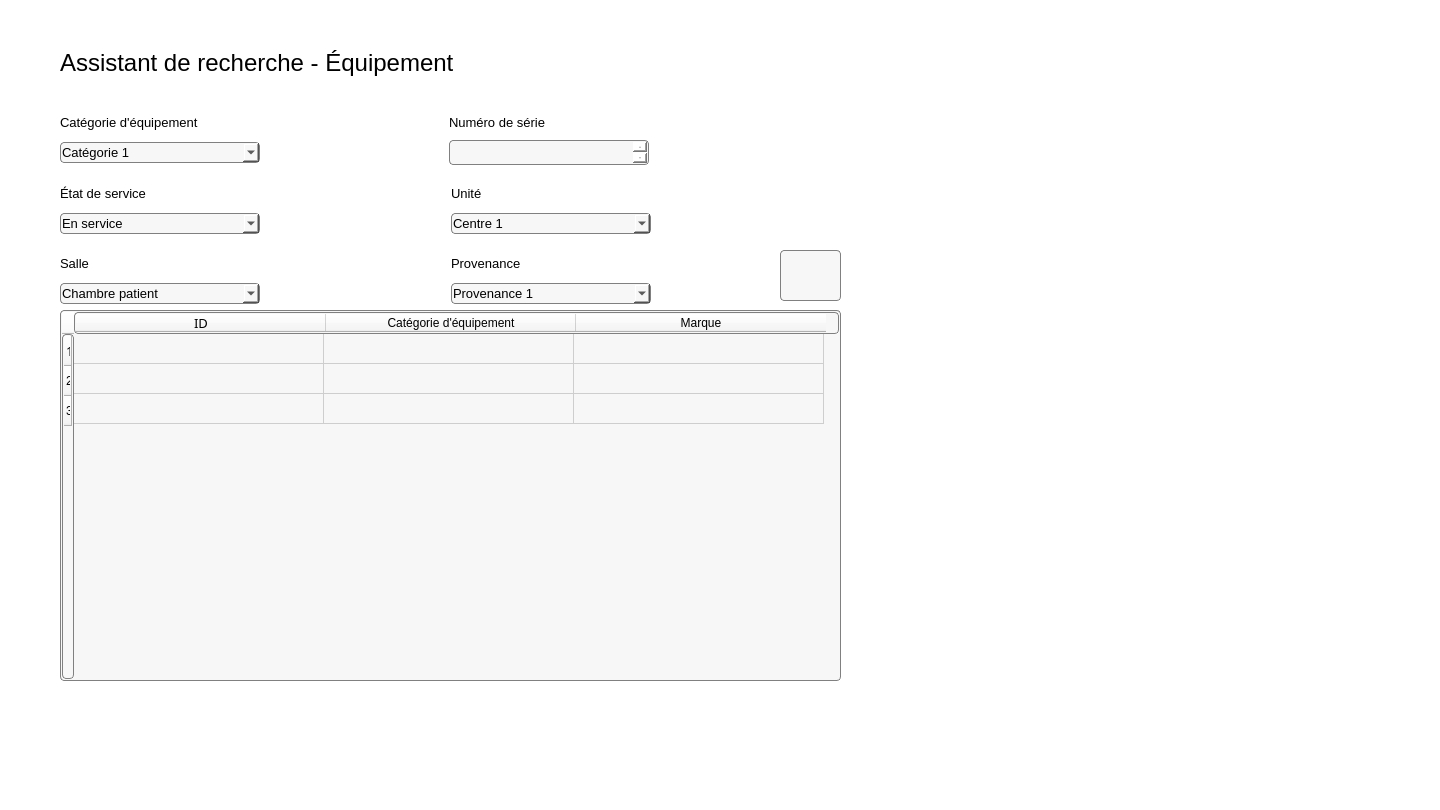
<?xml version="1.0" encoding="UTF-8"?>
<ui version="4.0">
 <class>MainWindow</class>
 <widget class="QMainWindow" name="MainWindow">
  <property name="geometry">
   <rect>
    <x>0</x>
    <y>0</y>
    <width>1440</width>
    <height>810</height>
   </rect>
  </property>
  <property name="minimumSize">
   <size>
    <width>810</width>
    <height>810</height>
   </size>
  </property>
  <property name="windowTitle">
   <string>MainWindow</string>
  </property>
  <property name="styleSheet">
   <string notr="true">background: white;</string>
  </property>
  <property name="iconSize">
   <size>
    <width>100</width>
    <height>100</height>
   </size>
  </property>
  <widget class="QWidget" name="centralwidget">
   <widget class="QWidget" name="gridLayoutWidget">
    <property name="geometry">
     <rect>
      <x>60</x>
      <y>30</y>
      <width>442</width>
      <height>66</height>
     </rect>
    </property>
    <layout class="QGridLayout" name="gridLayout">
     <item row="0" column="0" alignment="Qt::AlignLeft">
      <widget class="QLabel" name="labelTitre">
       <property name="minimumSize">
        <size>
         <width>400</width>
         <height>0</height>
        </size>
       </property>
       <property name="maximumSize">
        <size>
         <width>340</width>
         <height>16777215</height>
        </size>
       </property>
       <property name="font">
        <font>
         <family>MS Shell Dlg 2</family>
         <pointsize>18</pointsize>
        </font>
       </property>
       <property name="text">
        <string>Assistant de recherche - Équipement</string>
       </property>
      </widget>
     </item>
     <item row="0" column="2">
      <widget class="QLabel" name="label">
       <property name="maximumSize">
        <size>
         <width>100</width>
         <height>16777215</height>
        </size>
       </property>
       <property name="text">
        <string/>
       </property>
       <property name="pixmap">
        <pixmap>../Images/magnifier.png</pixmap>
       </property>
      </widget>
     </item>
    </layout>
   </widget>
   <widget class="QWidget" name="gridLayoutWidget_2">
    <property name="geometry">
     <rect>
      <x>60</x>
      <y>110</y>
      <width>771</width>
      <height>55</height>
     </rect>
    </property>
    <layout class="QGridLayout" name="gridLayout_2">
     <item row="1" column="0" alignment="Qt::AlignLeft">
      <widget class="QComboBox" name="comboBoxCategorieEquipement">
       <property name="minimumSize">
        <size>
         <width>200</width>
         <height>0</height>
        </size>
       </property>
       <property name="maximumSize">
        <size>
         <width>200</width>
         <height>16777215</height>
        </size>
       </property>
       <property name="font">
        <font>
         <family>MS Shell Dlg 2</family>
         <pointsize>10</pointsize>
        </font>
       </property>
       <property name="styleSheet">
        <string notr="true">padding: 1px;
border-style: solid;
border: 1px solid gray;
border-radius: 4px;
background:rgb(247, 247, 247)</string>
       </property>
       <item>
        <property name="text">
         <string>Catégorie 1</string>
        </property>
       </item>
       <item>
        <property name="text">
         <string>Catégorie 2</string>
        </property>
       </item>
       <item>
        <property name="text">
         <string>Catégorie 3</string>
        </property>
       </item>
      </widget>
     </item>
     <item row="1" column="1" alignment="Qt::AlignLeft">
      <widget class="QTextEdit" name="textEditNumeroSerie">
       <property name="maximumSize">
        <size>
         <width>200</width>
         <height>25</height>
        </size>
       </property>
       <property name="font">
        <font>
         <family>MS Shell Dlg 2</family>
         <pointsize>10</pointsize>
        </font>
       </property>
       <property name="styleSheet">
        <string notr="true">padding: 1px;
border-style: solid;
border: 1px solid gray;
border-radius: 4px;
background:rgb(247, 247, 247)</string>
       </property>
      </widget>
     </item>
     <item row="0" column="1">
      <widget class="QLabel" name="labelNumeroSerie">
       <property name="maximumSize">
        <size>
         <width>16777215</width>
         <height>40</height>
        </size>
       </property>
       <property name="font">
        <font>
         <family>MS Shell Dlg 2</family>
         <pointsize>10</pointsize>
        </font>
       </property>
       <property name="text">
        <string>Numéro de série</string>
       </property>
      </widget>
     </item>
     <item row="0" column="0">
      <widget class="QLabel" name="labelCategorieEquipement">
       <property name="font">
        <font>
         <family>MS Shell Dlg 2</family>
         <pointsize>10</pointsize>
        </font>
       </property>
       <property name="text">
        <string>Catégorie d'équipement</string>
       </property>
      </widget>
     </item>
    </layout>
   </widget>
   <widget class="QWidget" name="gridLayoutWidget_5">
    <property name="geometry">
     <rect>
      <x>60</x>
      <y>180</y>
      <width>591</width>
      <height>54</height>
     </rect>
    </property>
    <layout class="QGridLayout" name="gridLayout_5">
     <item row="1" column="0" alignment="Qt::AlignLeft">
      <widget class="QComboBox" name="comboBoxEtatService">
       <property name="minimumSize">
        <size>
         <width>200</width>
         <height>0</height>
        </size>
       </property>
       <property name="maximumSize">
        <size>
         <width>200</width>
         <height>16777215</height>
        </size>
       </property>
       <property name="font">
        <font>
         <family>MS Shell Dlg 2</family>
         <pointsize>10</pointsize>
        </font>
       </property>
       <property name="styleSheet">
        <string notr="true">padding: 1px;
border-style: solid;
border: 1px solid gray;
border-radius: 4px;
background:rgb(247, 247, 247)</string>
       </property>
       <item>
        <property name="text">
         <string>En service</string>
        </property>
       </item>
       <item>
        <property name="text">
         <string>En maintenance</string>
        </property>
       </item>
       <item>
        <property name="text">
         <string>Au rebus</string>
        </property>
       </item>
      </widget>
     </item>
     <item row="0" column="1">
      <widget class="QLabel" name="labelCentreService">
       <property name="maximumSize">
        <size>
         <width>16777215</width>
         <height>40</height>
        </size>
       </property>
       <property name="font">
        <font>
         <family>MS Shell Dlg 2</family>
         <pointsize>10</pointsize>
        </font>
       </property>
       <property name="text">
        <string>Unité</string>
       </property>
      </widget>
     </item>
     <item row="0" column="0">
      <widget class="QLabel" name="labelEtatService">
       <property name="font">
        <font>
         <family>MS Shell Dlg 2</family>
         <pointsize>10</pointsize>
        </font>
       </property>
       <property name="text">
        <string>État de service</string>
       </property>
      </widget>
     </item>
     <item row="1" column="1">
      <widget class="QComboBox" name="comboBoxCentreService">
       <property name="maximumSize">
        <size>
         <width>200</width>
         <height>16777215</height>
        </size>
       </property>
       <property name="font">
        <font>
         <family>MS Shell Dlg 2</family>
         <pointsize>10</pointsize>
        </font>
       </property>
       <property name="styleSheet">
        <string notr="true">padding: 1px;
border-style: solid;
border: 1px solid gray;
border-radius: 4px;
background:rgb(247, 247, 247)</string>
       </property>
       <item>
        <property name="text">
         <string>Centre 1</string>
        </property>
       </item>
       <item>
        <property name="text">
         <string>Centre 2</string>
        </property>
       </item>
       <item>
        <property name="text">
         <string>Centre 3</string>
        </property>
       </item>
      </widget>
     </item>
    </layout>
   </widget>
   <widget class="QWidget" name="gridLayoutWidget_6">
    <property name="geometry">
     <rect>
      <x>60</x>
      <y>250</y>
      <width>591</width>
      <height>54</height>
     </rect>
    </property>
    <layout class="QGridLayout" name="gridLayout_6">
     <item row="0" column="0">
      <widget class="QLabel" name="labelSalle">
       <property name="font">
        <font>
         <family>MS Shell Dlg 2</family>
         <pointsize>10</pointsize>
        </font>
       </property>
       <property name="text">
        <string>Salle</string>
       </property>
      </widget>
     </item>
     <item row="0" column="1">
      <widget class="QLabel" name="labelProvenance">
       <property name="maximumSize">
        <size>
         <width>16777215</width>
         <height>40</height>
        </size>
       </property>
       <property name="font">
        <font>
         <family>MS Shell Dlg 2</family>
         <pointsize>10</pointsize>
        </font>
       </property>
       <property name="text">
        <string>Provenance</string>
       </property>
      </widget>
     </item>
     <item row="1" column="1">
      <widget class="QComboBox" name="comboBoxProvenance">
       <property name="maximumSize">
        <size>
         <width>200</width>
         <height>16777215</height>
        </size>
       </property>
       <property name="font">
        <font>
         <family>MS Shell Dlg 2</family>
         <pointsize>10</pointsize>
        </font>
       </property>
       <property name="styleSheet">
        <string notr="true">padding: 1px;
border-style: solid;
border: 1px solid gray;
border-radius: 4px;
background:rgb(247, 247, 247)</string>
       </property>
       <item>
        <property name="text">
         <string>Provenance 1</string>
        </property>
       </item>
       <item>
        <property name="text">
         <string>Provenance 2</string>
        </property>
       </item>
       <item>
        <property name="text">
         <string>Provenance 3</string>
        </property>
       </item>
      </widget>
     </item>
     <item row="1" column="0" alignment="Qt::AlignLeft">
      <widget class="QComboBox" name="comboBoxSalle">
       <property name="minimumSize">
        <size>
         <width>200</width>
         <height>0</height>
        </size>
       </property>
       <property name="maximumSize">
        <size>
         <width>200</width>
         <height>16777215</height>
        </size>
       </property>
       <property name="font">
        <font>
         <family>MS Shell Dlg 2</family>
         <pointsize>10</pointsize>
        </font>
       </property>
       <property name="styleSheet">
        <string notr="true">padding: 1px;
border-style: solid;
border: 1px solid gray;
border-radius: 4px;
background:rgb(247, 247, 247)</string>
       </property>
       <item>
        <property name="text">
         <string>Chambre patient</string>
        </property>
       </item>
       <item>
        <property name="text">
         <string>Salle d'opération</string>
        </property>
       </item>
       <item>
        <property name="text">
         <string>Salle de réunion</string>
        </property>
       </item>
      </widget>
     </item>
    </layout>
   </widget>
   <widget class="QPushButton" name="boutonActualiser">
    <property name="geometry">
     <rect>
      <x>780</x>
      <y>250</y>
      <width>61</width>
      <height>51</height>
     </rect>
    </property>
    <property name="styleSheet">
     <string notr="true">padding: 1px;
border-style: solid;
border: 1px solid gray;
border-radius: 4px;
background:rgb(247, 247, 247)</string>
    </property>
    <property name="text">
     <string/>
    </property>
    <property name="icon">
     <iconset>
      <normaloff>../Images/refresh-button-2.png</normaloff>../Images/refresh-button-2.png</iconset>
    </property>
    <property name="iconSize">
     <size>
      <width>50</width>
      <height>50</height>
     </size>
    </property>
   </widget>
   <widget class="QTableWidget" name="tableResultats">
    <property name="geometry">
     <rect>
      <x>60</x>
      <y>310</y>
      <width>781</width>
      <height>371</height>
     </rect>
    </property>
    <property name="minimumSize">
     <size>
      <width>200</width>
      <height>0</height>
     </size>
    </property>
    <property name="font">
     <font>
      <family>MS Shell Dlg 2</family>
      <pointsize>10</pointsize>
     </font>
    </property>
    <property name="styleSheet">
     <string notr="true">padding: 1px;
border-style: solid;
border: 1px solid gray;
border-radius: 4px;
background:rgb(247, 247, 247)</string>
    </property>
    <property name="lineWidth">
     <number>10</number>
    </property>
    <property name="midLineWidth">
     <number>9</number>
    </property>
    <attribute name="horizontalHeaderDefaultSectionSize">
     <number>250</number>
    </attribute>
    <attribute name="horizontalHeaderMinimumSectionSize">
     <number>20</number>
    </attribute>
    <attribute name="verticalHeaderDefaultSectionSize">
     <number>30</number>
    </attribute>
    <attribute name="verticalHeaderMinimumSectionSize">
     <number>20</number>
    </attribute>
    <attribute name="verticalHeaderShowSortIndicator" stdset="0">
     <bool>false</bool>
    </attribute>
    <attribute name="verticalHeaderStretchLastSection">
     <bool>false</bool>
    </attribute>
    <row>
     <property name="text">
      <string>1</string>
     </property>
     <property name="font">
      <font>
       <family>MS Reference Sans Serif</family>
       <pointsize>10</pointsize>
      </font>
     </property>
    </row>
    <row>
     <property name="text">
      <string>2</string>
     </property>
    </row>
    <row>
     <property name="text">
      <string>3</string>
     </property>
    </row>
    <column>
     <property name="text">
      <string>ID</string>
     </property>
     <property name="font">
      <font>
       <family>MS Reference Sans Serif</family>
       <pointsize>10</pointsize>
      </font>
     </property>
    </column>
    <column>
     <property name="text">
      <string>Catégorie d'équipement</string>
     </property>
    </column>
    <column>
     <property name="text">
      <string>Marque</string>
     </property>
    </column>
   </widget>
  </widget>
  <widget class="QMenuBar" name="menubar">
   <property name="geometry">
    <rect>
     <x>0</x>
     <y>0</y>
     <width>1440</width>
     <height>21</height>
    </rect>
   </property>
  </widget>
  <widget class="QStatusBar" name="statusbar"/>
 </widget>
 <resources/>
 <connections/>
</ui>
